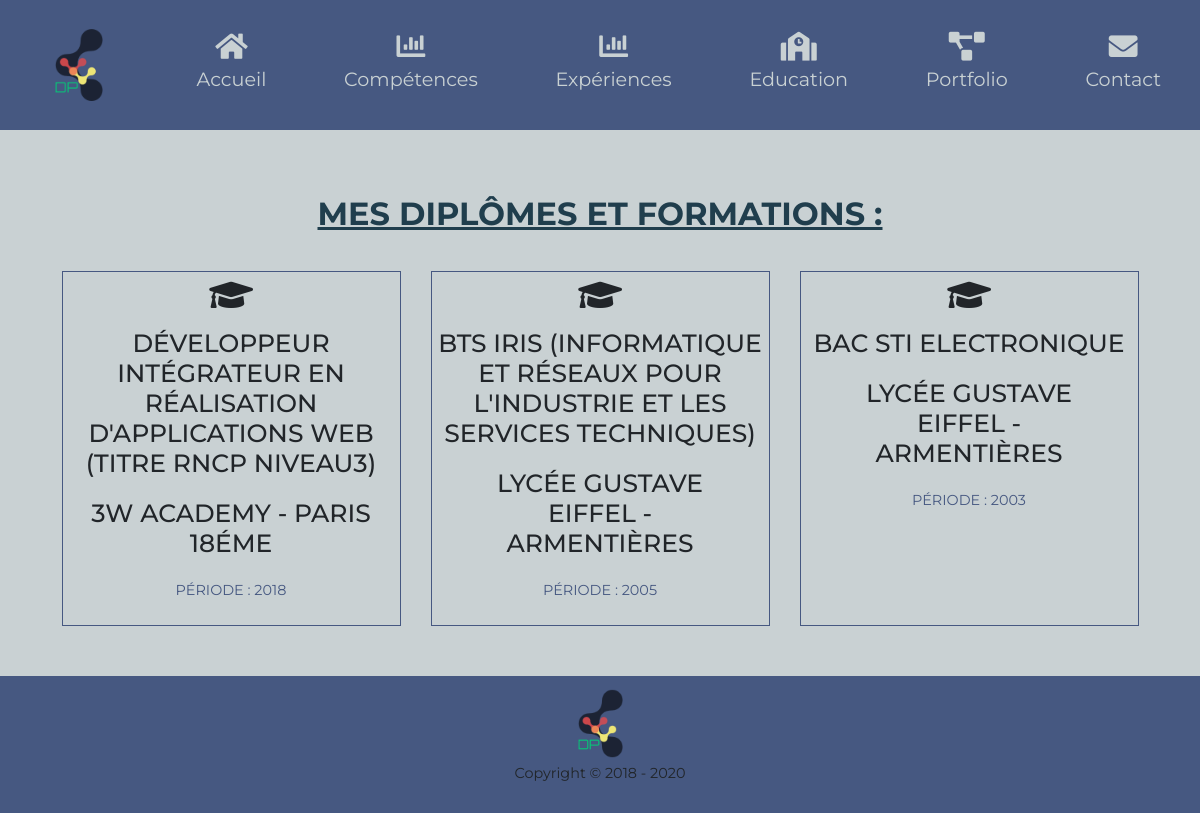
The page /education on the database its author committed.
### tables this page shows
CREATE TABLE `PortfolioEducations` (
  `id` int(11) NOT NULL,
  `title` varchar(255) NOT NULL,
  `nameSchool` varchar(255) NOT NULL,
  `city` varchar(64) NOT NULL,
  `periode` varchar(64) NOT NULL
);

### library/MicroKernel.class.php (called while the page is built, shortened)
<?php
class MicroKernel
{
    private $applicationPath;
    private $configuration;
    private $controllerPath;
    public function __construct()
    {
        $this->applicationPath = realpath(ROOT_PATH.'/application');
        $this->configuration   = new Configuration();
        $this->controllerPath  = null;
    }
    public function bootstrap()
    {
        $this->configuration->load('database');
        $this->configuration->load('library');
        return $this;
    }
    public function loadClass($class)
    {
        $class = str_replace('\\', DIRECTORY_SEPARATOR, $class);
        if(substr($class, -10) == 'Controller')
        {
            $filename = "$this->controllerPath/$class.class.php";
        }
        else if(substr($class, -4) == 'Form')
        {
            $filename = "$this->applicationPath/forms/$class.class.php";
        }
        elseif(substr($class, -5) == 'Model')
        {
            $filename = "$this->applicationPath/models/$class.class.php";
        }
        else
        {
            $filename = "$this->applicationPath/classes/$class.class.php";
        }
    }
    public function run(FrontController $frontController)
    {
        try
        {
            $requestPath = $frontController->buildContext($this->configuration);
            $this->controllerPath = "$this->applicationPath/controllers$requestPath";
            $frontController->run();
            $frontController->renderView();
        }
        catch(Exception $exception)
        {
            ob_clean();
            $frontController->renderErrorView
            (
                implode('<br>',
                [
                    $exception->getMessage(),
                    "<strong>Fichier</strong> : ".$exception->getFile(),
                    "<strong>Ligne</strong> : ".$exception->getLine()
                ])
            );
        }
    }
}

### index.php (called while the page is built, shortened)
<?php
require_once 'library/Configuration.class.php';
require_once 'library/Database.class.php';
require_once 'library/MicroKernel.class.php';
$microKernel = new MicroKernel();
$microKernel->bootstrap()->run(new FrontController());

### application/controllers/education/EducationController.class.php (called while the page is built, shortened)
<?php
class EducationController
{
    public function httpGetMethod(Http $http, array $queryFields)
    {
        $educationsModel = new EducationsModel();
        $educations = $educationsModel->getEducationsAll();
        return [
            'educations' => $educations
        ];
    }
}

### library/Database.class.php (called while the page is built, shortened)
<?php
class Database
{
	private $pdo;
	public function __construct()
	{
		$configuration = new Configuration();
		$this->pdo = new PDO
		(
			$configuration->get('database', 'dsn'),
			$configuration->get('database', 'user'),
			$configuration->get('database', 'password')
		);
		$this->pdo->exec('SET NAMES UTF8');
	}
    public function query($sql, array $criteria = array())
    {
        $query = $this->pdo->prepare($sql);
        $query->execute($criteria);
        return $query->fetchAll(PDO::FETCH_ASSOC);
    }
}

### library/Configuration.class.php (called while the page is built, shortened)
<?php
class Configuration
{
	private static $registry;
	public function __construct()
	{
		if(Configuration::$registry === null)
		{
			Configuration::$registry = array();
		}
	}
	public function get($filename, $key, $defaultValue = null)
	{
		if(array_key_exists($filename, Configuration::$registry) === true)
		{
			if(array_key_exists($key, Configuration::$registry[$filename]) === true)
			{
				return Configuration::$registry[$filename][$key];
			}
		}
		return $defaultValue;
	}
	public function load($filename)
	{
		Configuration::$registry[$filename] = $config;
	}
}

### application/models/EducationsModel.class.php (called while the page is built, shortened)
<?php
class EducationsModel
{
    function getEducationsAll(){
        $db = new Database();
        return $db->query("SELECT id, title, nameSchool, city, periode FROM PortfolioEducations");
    }
}

### application/www/education/EducationView.phtml (the view)
<section class="educations" >
    <h2>Mes Diplômes et Formations : </h2>
    <div class="educations-info">
        <?php foreach ($educations as $education): ?>
            <div class="educations-block">
                <i class="fas fa-graduation-cap"></i>
                <div class="educations-top">
                    <h3><?= htmlentities($education['title'])?></h3>
                </div>
                <div class="educations-bottom">
                    <h4><?= htmlentities($education['nameSchool'])?> - <?= htmlentities($education['city'])?></h4>
                    <p>Période : <?= htmlentities($education['periode']) ?></p>
                </div>
            </div>
        <?php endforeach; ?>
    </div>
</section>

### application/www/css/styles.css (style rules this page uses)
* { -webkit-box-sizing: border-box; box-sizing: border-box; outline: none; -webkit-transition: all .2s ease 0s; -o-transition: all .2s ease 0s; transition: all .2s ease 0s; }
body { font-family: 'Montserrat', sans-serif; margin: 0; line-height: 1.8; background-color: #c9d1d3; min-height: 100vh; display:-webkit-box; display:-ms-flexbox; display:flex; -webkit-box-orient:vertical; -webkit-box-direction:normal; -ms-flex-direction:column; flex-direction:column; }
h2 { color: #203e4d; font-size: 2.0em; font-weight: bold; text-align: center; margin-top: 15px; padding: 15px 0; text-decoration: underline; text-transform: uppercase; }
.projects-banner-info h2,h3, h4 { margin-top: 10px; font-size: 25px; text-transform: uppercase; }
.educations { margin: 20px; padding: 15px; text-align: center; }
.educations-info { display: -webkit-box; display: -ms-flexbox; display: flex; -ms-flex-wrap: wrap; flex-wrap: wrap; -webkit-box-pack: center; -ms-flex-pack: center; justify-content: center; }
.educations-block { width: 30%; text-align: center; margin: 15px; padding: 5px; border: 1px solid #465881; }
.educations-info .educations-block .fas { font-size: 35px; }
.educations-block .educations-top h3 { margin-top: 10px; }
.educations-block .educations-bottom h4 { margin: 20px; }
.educations-block .educations-bottom p { font-size: .9em; text-transform: uppercase; color: #465881; }

### rows shown on the page
portfolioeducations: title "DÉVELOPPEUR INTÉGRATEUR EN RÉALISATION D'APPLICATIONS WEB (TITRE RNCP NIVEAU3)", nameSchool "3W ACADEMY", city "PARIS 18ÉME", periode "2018"
portfolioeducations: title "BTS IRIS (INFORMATIQUE ET RÉSEAUX POUR L'INDUSTRIE ET LES SERVICES TECHNIQUES)", nameSchool "LYCÉE GUSTAVE EIFFEL", city "ARMENTIÈRES", periode "2005"
portfolioeducations: title "BAC STI ELECTRONIQUE", nameSchool "LYCÉE GUSTAVE EIFFEL", city "ARMENTIÈRES", periode "2003"
